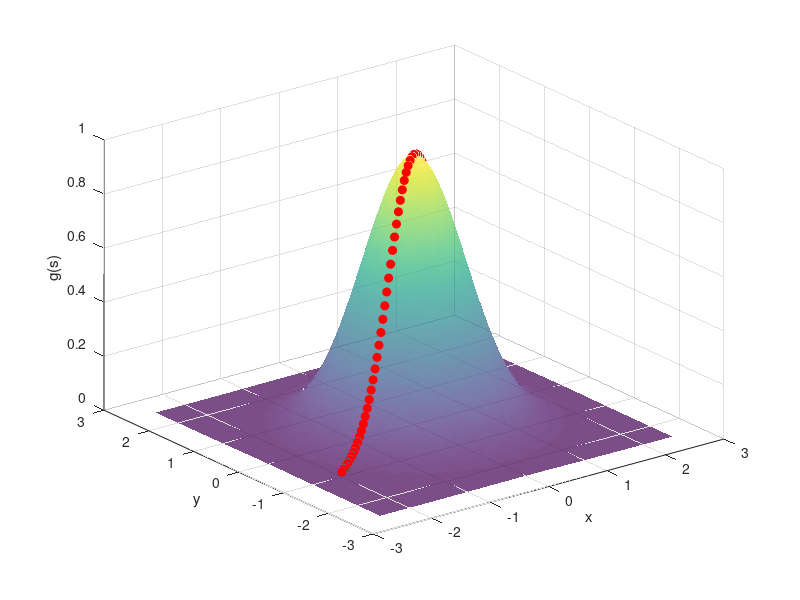

MATLAB code for this plot: (Note: this script raises an error after producing the figure.)
% This is g(s) = f(y1(s), y2(s))
% After math manipulation, g(s) = e^(-(s)^2)
% gsgsd2 takes values of a, b that are not 0 and 1

num_points = 75;
s = linspace(-2, 2, num_points);

% Calculate g(s) = e^(-(s)^2)
g = exp(-(s).^2);

% Create a 3D function g(s)
g_3d = @(x, y) exp(-x.^2 - y.^2);

% Create a new figure
figure;

% Set the background color (change 'w' to your desired color)
set(gcf, 'Color', 'w'); % 'w' is for white color

% Define the expanded 3D domain as [-2, 2] x [-2, 2]
expanded_range = 2.5; % Define the expanded range
x_domain = linspace(-expanded_range, expanded_range, 100);
y_domain = linspace(-expanded_range, expanded_range, 100);
[x, y] = meshgrid(x_domain, y_domain);

% Calculate the 3D function values
z = g_3d(x, y);

% Plot the 3D function using mesh
mesh(x, y, z, 'EdgeColor', 'none', 'FaceAlpha', 0.7, 'FaceColor', 'interp');
xlabel('x');
ylabel('y');
zlabel('g(s)'); % Change the label for the z-axis here

hold on;

% Plot the diagonal line (red dots) for non-zero a and b
a = 0.5; % Change this value as needed
b = 0.5; % Change this value as needed
diagonal_line = a * s;
plot3(s, diagonal_line, g, 'ro', 'MarkerFaceColor', 'r', 'LineWidth', 0.4);

% Plot the shadow of the line on the x-y plane
plot3(s, diagonal_line, zeros(size(s)), 'ko', 'MarkerSize', 6); 

% Add lighting using 'infinite' style and set the intensity
light = camlight('infinite');
light.Position = [1 1 1]; % Change light direction (optional)
light.Style = 'infiniteheadlight'; % Set lighting style to infinite headlight
light.Intensity = 0.7; % Adjust the lighting intensity (0.7 is just an example)

% Adjust view and layout
view(30, 45); % Rotate to look down a bit more
grid on;

legend('3D Plot', 'Diagonal Line', 'Diagonal Line in x-y Plane', 'Location', 'Best');
title('Combined Plot of g(s)', 'FontSize', 14);

hold off;